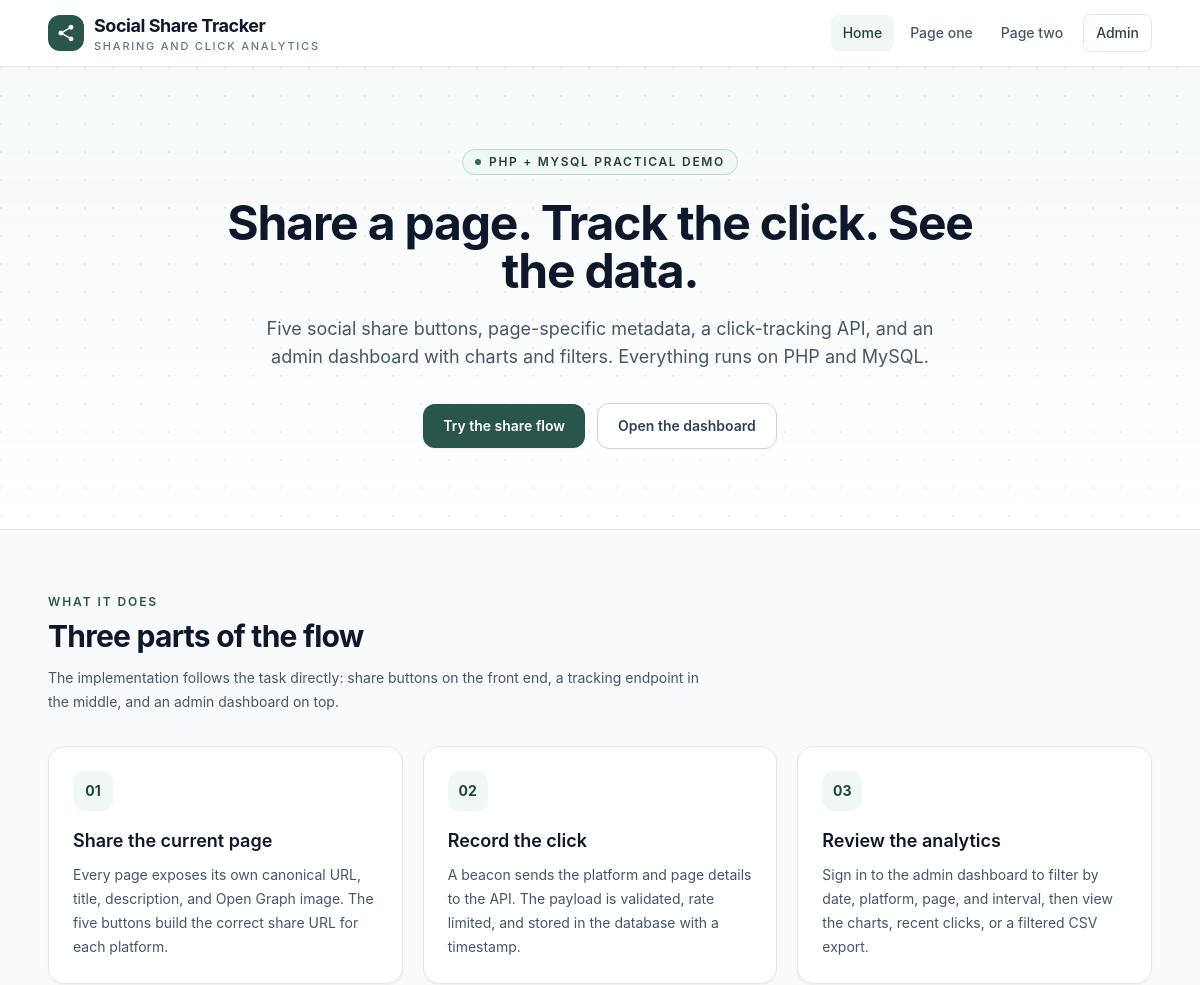
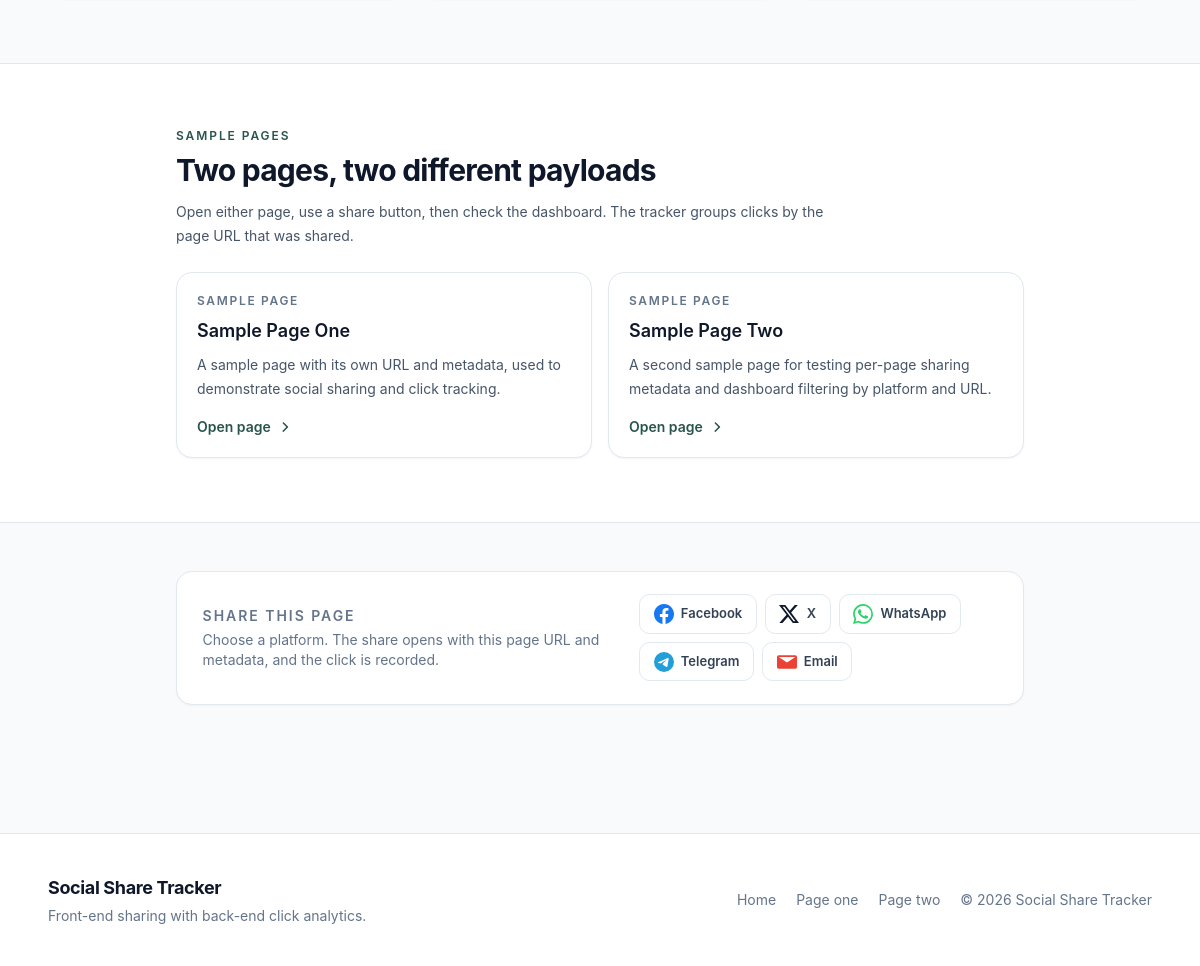
The page / on the database its author committed (2 pictures, top to bottom).
### tables this page shows
CREATE TABLE IF NOT EXISTS platforms (
    id SMALLINT UNSIGNED NOT NULL AUTO_INCREMENT,
    slug VARCHAR(32) NOT NULL,
    name VARCHAR(64) NOT NULL,
    color CHAR(7) NOT NULL DEFAULT '#64748b',
    share_url_template VARCHAR(500) NULL,
    is_active TINYINT(1) NOT NULL DEFAULT 1,
    sort_order SMALLINT UNSIGNED NOT NULL DEFAULT 0,
    created_at TIMESTAMP NOT NULL DEFAULT CURRENT_TIMESTAMP,
    PRIMARY KEY (id),
    UNIQUE KEY uq_platforms_slug (slug)
);

### config/database.php (called while the page is built, shortened)
<?php
function db(): PDO
{
    $config = require __DIR__ . '/config.php';
    $db = $config['db'];
    $dsn = sprintf(
        'mysql:host=%s;port=%d;dbname=%s;charset=%s',
        $db['host'],
        $db['port'],
        $db['name'],
        $db['charset']
    );
    $pdo = new PDO($dsn, $db['user'], $db['pass'], [
        PDO::ATTR_ERRMODE => PDO::ERRMODE_EXCEPTION,
        PDO::ATTR_DEFAULT_FETCH_MODE => PDO::FETCH_ASSOC,
        PDO::ATTR_EMULATE_PREPARES => false,
    ]);
    return $pdo;
}

### config/config.php (called while the page is built, shortened)
<?php
$appUrl = getenv('APP_URL') ?: 'http://localhost/Practical_Test_Star_Media';
$debugEnv = getenv('APP_DEBUG');
return [
    'app' => [
        'name' => 'Social Share Tracker',
        'tagline' => 'Sharing and click analytics',
        'url' => rtrim($appUrl, '/'),
        'timezone' => getenv('APP_TIMEZONE') ?: 'Asia/Kuala_Lumpur',
        'debug' => $debugEnv === false ? true : filter_var($debugEnv, FILTER_VALIDATE_BOOL),
        'ip_salt' => getenv('APP_IP_SALT') ?: 'local-development-salt-change-in-production',
    ],
    'db' => [
        'host' => getenv('DB_HOST') ?: '127.0.0.1',
        'port' => (int) (getenv('DB_PORT') ?: 3306),
        'name' => getenv('DB_NAME') ?: 'social_share_tracker',
        'user' => getenv('DB_USER') ?: 'root',
        'pass' => getenv('DB_PASS') ?: '',
        'charset' => 'utf8mb4',
    ],
    'security' => [
        'session_name' => 'share_tracker_admin',
        'track_rate_limit' => 20,
        'track_window_seconds' => 60,
        'track_duplicate_seconds' => 3,
        'login_max_attempts' => 5,
        'login_lockout_seconds' => 900,
    ],
    'sharing' => [
        'popup_width' => 600,
        'popup_height' => 620,
    ],
];

### includes/bootstrap.php (called while the page is built, shortened)
<?php
require_once __DIR__ . '/functions.php';
require_once __DIR__ . '/../config/database.php';
$config = app_config();

### includes/share-bar.php (the view, shortened to what this page needs)
<?php
$shareHeading = $shareHeading ?? 'Share this page';
$shareMeta = [
    'url' => app_url($page['path'] ?? '/'),
    'title' => $page['title'] ?? app_config()['app']['name'],
    'description' => $page['description'] ?? '',
];
$sharePlatforms = active_platforms();
?>
<section class="share-panel" aria-labelledby="share-heading">
    <div class="flex flex-col gap-4 sm:flex-row sm:items-center sm:justify-between">
        <div>
            <h2 id="share-heading" class="text-sm font-semibold uppercase tracking-[0.14em] text-slate-500"><?= e($shareHeading) ?></h2>
            <p class="mt-1 text-sm text-slate-500">Choose a platform. The share opens with this page URL and metadata, and the click is recorded.</p>
        </div>
        <div class="flex flex-wrap items-center gap-2">
            <?php foreach ($sharePlatforms as $platform): ?>
                <?php
                $href = share_url($platform, $shareMeta);
                $isEmail = str_starts_with(strtolower($href), 'mailto:');
                ?>
                <a href="<?= e($href) ?>"
                   data-share-platform="<?= e($platform['slug']) ?>"
                   data-share-mode="<?= $isEmail ? 'email' : 'popup' ?>"
                   <?= $isEmail ? '' : 'target="_blank" rel="noopener noreferrer"' ?>
                   title="Share on <?= e($platform['name']) ?>"
                   class="share-btn"
                   style="--brand: <?= e($platform['color']) ?>">
                    <?= platform_icon_svg($platform['slug']) ?>
                    <span><?= e($platform['name']) ?></span>
                </a>
            <?php endforeach; ?>
        </div>
    </div>
</section>

### includes/functions.php (shortened to what this page needs)
<?php
function app_config(): array
{
    static $config = null;
    if ($config === null) {
        $config = require dirname(__DIR__) . '/config/config.php';
    }
    return $config;
}
function e(mixed $value): string
{
    return htmlspecialchars((string) $value, ENT_QUOTES | ENT_SUBSTITUTE, 'UTF-8');
}
function app_url(string $path = ''): string
{
    $base = rtrim(app_config()['app']['url'], '/');
    return $base . '/' . ltrim($path, '/');
}
function all_platforms(): array
{
    static $platforms = null;
    if ($platforms === null) {
        $platforms = db()
            ->query('SELECT id, slug, name, color, share_url_template, is_active, sort_order FROM platforms ORDER BY sort_order ASC, name ASC')
            ->fetchAll();
    }
    return $platforms;
}
function active_platforms(): array
{
    return array_values(array_filter(
        all_platforms(),
        static fn (array $platform): bool => (int) $platform['is_active'] === 1 && trim((string) $platform['share_url_template']) !== ''
    ));
}
function share_url(array $platform, array $meta): string
{
    $template = trim((string) ($platform['share_url_template'] ?? ''));
    $url = strtr($template, [
        '{url}' => rawurlencode((string) ($meta['url'] ?? '')),
        '{title}' => rawurlencode((string) ($meta['title'] ?? '')),
        '{description}' => rawurlencode((string) ($meta['description'] ?? '')),
    ]);
    return preg_match('~^(https?://|mailto:)~i', $url) ? $url : '';
}
function platform_icon_svg(string $slug): string
{
    $path = $paths[$slug] ?? $paths['default'];
    return '<svg viewBox="0 0 24 24" aria-hidden="true" focusable="false" class="h-5 w-5 fill-current"><path d="' . e($path) . '"/></svg>';
}

### assets/css/style.css (style rules this page uses)
:root { color-scheme: light; }
html { -webkit-text-size-adjust: 100%; }
body { font-family: Inter, "Segoe UI", system-ui, -apple-system, sans-serif; }
.share-panel { border: 1px solid #e2e8f0; border-radius: 1rem; background: #ffffff; padding: 1.25rem 1.35rem; box-shadow: 0 1px 2px rgba(15, 23, 42, 0.04); }
.share-btn { display: inline-flex; align-items: center; gap: 0.45rem; border: 1px solid #e2e8f0; border-radius: 0.65rem; background: #ffffff; padding: 0.55rem 0.85rem; font-size: 0.8125rem; font-weight: 600; color: #334155; text-decoration: none; transition: background-color 150ms ease, border-color 150ms ease, color 150ms ease, transform 150ms ease, box-shadow 150ms ease; }
.share-btn svg { color: var(--brand, #475569); transition: color 150ms ease; }
@media (min-width: 640px) { .share-panel { padding: 1.4rem 1.6rem; } }

### rows shown on the page
platforms: name "Facebook"
platforms: name "X"
platforms: name "WhatsApp"
platforms: name "Telegram"
platforms: name "Email"

### other values the page prints
$siteName "Social Share Tracker"
app_config()['app']['tagline'] "SHARING AND CLICK ANALYTICS"
$navPage['nav_title'] "Page one"
$navPage['nav_title'] "Page two"
$demoPage['title'] "Sample Page One"
$demoPage['description'] "A sample page with its own URL and metadata, used to demonstrate social sharing and click tracking."
$demoPage['title'] "Sample Page Two"
$demoPage['description'] "A second sample page for testing per-page sharing metadata and dashboard filtering by platform and URL."
$shareHeading "SHARE THIS PAGE"
app_config()['app']['name'] "Social Share Tracker"
$footerPage['nav_title'] "Page one"
$footerPage['nav_title'] "Page two"
